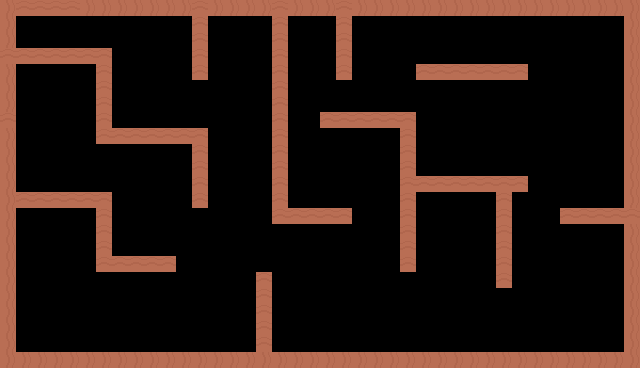

This game map was drawn from its Tiled (.tmx) file and the tilesets committed beside it. A one-line description and the full map source follow:
An orthogonal 40x23 tile map with 16x16 px tiles, 1 tile layer (Tile Layer 1) and 34 objects (22x ColllisionRecs, 4x Fruit, 4x Diamond, 2x Shrinker, Player, ...).

<map version="1.10" tiledversion="1.10.2" orientation="orthogonal" renderorder="right-down" width="40" height="23" tilewidth="16" tileheight="16" infinite="0" nextlayerid="4" nextobjectid="62">
 <tileset firstgid="1" source="maize.tsx" />
 <layer id="1" name="Tile Layer 1" width="40" height="23">
  <data encoding="csv">
2684354590,30,30,30,30,2684354590,2684354590,2684354590,2684354590,2684354590,2684354590,2684354590,30,2684354590,2684354590,2684354590,2684354590,30,2684354590,2684354590,2684354590,30,2684354590,2684354590,2684354590,2684354590,2684354590,2684354590,2684354590,2684354590,2684354590,2684354590,2684354590,2684354590,2684354590,2684354590,2684354590,2684354590,2684354590,2684354590,
2684354590,0,0,0,0,0,0,0,0,0,0,0,30,0,0,0,0,30,0,0,0,30,0,0,0,0,0,0,0,0,0,0,0,0,0,0,0,0,0,2684354590,
2684354590,0,0,0,0,0,0,0,0,0,0,0,30,0,0,0,0,30,0,0,0,30,0,0,0,0,0,0,0,0,0,0,0,0,0,0,0,0,0,2684354590,
30,30,30,30,30,30,30,0,0,0,0,0,30,0,0,0,0,30,0,0,0,30,0,0,0,0,0,0,0,0,0,0,0,0,0,0,0,0,0,2684354590,
2684354590,0,0,0,0,0,30,0,0,0,0,0,30,0,0,0,0,30,0,0,0,30,0,0,0,0,30,30,30,30,30,30,30,0,0,0,0,0,0,2684354590,
2684354590,0,0,0,0,0,30,0,0,0,0,0,0,0,0,0,0,30,0,0,0,0,0,0,0,0,0,0,0,0,0,0,0,0,0,0,0,0,0,2684354590,
2684354590,0,0,0,0,0,30,0,0,0,0,0,0,0,0,0,0,30,0,0,0,0,0,0,0,0,0,0,0,0,0,0,0,0,0,0,0,0,0,2684354590,
30,0,0,0,0,0,30,0,0,0,0,0,0,0,0,0,0,30,0,0,30,30,30,30,30,30,0,0,0,0,0,0,0,0,0,0,0,0,0,2684354590,
2684354590,0,0,0,0,0,30,30,30,30,30,30,30,0,0,0,0,30,0,0,0,0,0,0,0,30,0,0,0,0,0,0,0,0,0,0,0,0,0,2684354590,
2684354590,0,0,0,0,0,0,0,0,0,0,0,30,0,0,0,0,30,0,0,0,0,0,0,0,30,0,0,0,0,0,0,0,0,0,0,0,0,0,2684354590,
2684354590,0,0,0,0,0,0,0,0,0,0,0,30,0,0,0,0,30,0,0,0,0,0,0,0,30,0,0,0,0,0,0,0,0,0,0,0,0,0,2684354590,
2684354590,0,0,0,0,0,0,0,0,0,0,0,30,0,0,0,0,30,0,0,0,0,0,0,0,30,30,30,30,30,30,30,30,0,0,0,0,0,0,2684354590,
2684354590,30,30,30,30,30,30,0,0,0,0,0,30,0,0,0,0,30,0,0,0,0,0,0,0,30,0,0,0,0,0,30,0,0,0,0,0,0,0,2684354590,
2684354590,0,0,0,0,0,30,0,0,0,0,0,0,0,0,0,0,30,30,30,30,30,0,0,0,30,0,0,0,0,0,30,0,0,0,30,30,30,30,30,
2684354590,0,0,0,0,0,30,0,0,0,0,0,0,0,0,0,0,0,0,0,0,0,0,0,0,30,0,0,0,0,0,30,0,0,0,0,0,0,0,2684354590,
2684354590,0,0,0,0,0,30,0,0,0,0,0,0,0,0,0,0,0,0,0,0,0,0,0,0,30,0,0,0,0,0,30,0,0,0,0,0,0,0,2684354590,
2684354590,0,0,0,0,0,30,30,30,30,30,0,0,0,0,0,0,0,0,0,0,0,0,0,0,30,0,0,0,0,0,30,0,0,0,0,0,0,0,2684354590,
2684354590,0,0,0,0,0,0,0,0,0,0,0,0,0,0,0,30,0,0,0,0,0,0,0,0,0,0,0,0,0,0,30,0,0,0,0,0,0,0,2684354590,
2684354590,0,0,0,0,0,0,0,0,0,0,0,0,0,0,0,30,0,0,0,0,0,0,0,0,0,0,0,0,0,0,0,0,0,0,0,0,0,0,2684354590,
2684354590,0,0,0,0,0,0,0,0,0,0,0,0,0,0,0,30,0,0,0,0,0,0,0,0,0,0,0,0,0,0,0,0,0,0,0,0,0,0,2684354590,
2684354590,0,0,0,0,0,0,0,0,0,0,0,0,0,0,0,30,0,0,0,0,0,0,0,0,0,0,0,0,0,0,0,0,0,0,0,0,0,0,2684354590,
2684354590,0,0,0,0,0,0,0,0,0,0,0,0,0,0,0,30,0,0,0,0,0,0,0,0,0,0,0,0,0,0,0,0,0,0,0,0,0,0,2684354590,
2684354590,2684354590,2684354590,2684354590,2684354590,2684354590,2684354590,2684354590,2684354590,2684354590,2684354590,2684354590,2684354590,2684354590,2684354590,2684354590,2684354590,2684354590,2684354590,2684354590,2684354590,2684354590,2684354590,2684354590,2684354590,2684354590,2684354590,2684354590,2684354590,2684354590,2684354590,2684354590,2684354590,2684354590,2684354590,2684354590,2684354590,2684354590,2684354590,2684354590
</data>
 </layer>
 <objectgroup id="2" name="Spawnpoints">
  <object id="1" name="Player" type="Player" x="43.6667" y="294.666" width="16" height="16" />
  <object id="2" name="Orange" type="Fruit" x="33.917" y="145.833" width="16.6667" height="16" />
  <object id="3" name="Diamond" type="Diamond" x="560" y="160" width="16.6667" height="16" />
  <object id="4" name="Shrinker" type="Shrinker" x="34.1684" y="83.1589" width="15.1667" height="15.5" />
  <object id="38" name="Shrinker" type="Shrinker" x="60.1684" y="82.4923" width="15.1667" height="15.5" />
  <object id="5" name="Orange" type="Fruit" x="359.584" y="323.5" width="15" height="15" />
  <object id="6" name="Orange" type="Fruit" x="452.584" y="248.167" width="15" height="15" />
  <object id="19" name="Diamond" type="Diamond" x="360.333" y="149.334" width="16.6667" height="16" />
  <object id="20" name="Diamond" type="Diamond" x="496.333" y="105.333" width="16.6667" height="16" />
  <object id="21" name="Diamond" type="Diamond" x="148.023" y="37.8175" width="16.6667" height="16" />
  <object id="31" name="trophy" type="trophy" x="584.515" y="25.7255" width="23.1364" height="28.5909" />
  <object id="39" name="Orange" type="Fruit" x="65" y="164.667" width="16.6667" height="16" />
 </objectgroup>
 <objectgroup id="3" name="Collisions">
  <object id="7" name="ColllisionRecs" type="ColllisionRecs" x="-2.25" y="4.625" width="621.333" height="9.33333" />
  <object id="8" name="ColllisionRecs" type="ColllisionRecs" x="2" y="352" width="624.333" height="5.33333" />
  <object id="15" name="ColllisionRecs" type="ColllisionRecs" x="399.834" y="177" width="127" height="14.8333" />
  <object id="40" name="ColllisionRecs" type="ColllisionRecs" x="417.834" y="63.6667" width="110.333" height="14.8333" />
  <object id="26" name="ColllisionRecs" type="ColllisionRecs" x="621.334" y="4.66667" width="16" height="352.667" />
  <object id="27" name="ColllisionRecs" type="ColllisionRecs" x="1.33333" y="18.6667" width="16" height="336" />
  <object id="41" name="ColllisionRecs" type="ColllisionRecs" x="321.5" y="112.583" width="93.0603" height="14.8333" />
  <object id="42" name="ColllisionRecs" type="ColllisionRecs" x="97.5002" y="128.583" width="110.333" height="14.8333" />
  <object id="43" name="ColllisionRecs" type="ColllisionRecs" x="18.1668" y="48.5833" width="92.9997" height="14.8333" />
  <object id="44" name="ColllisionRecs" type="ColllisionRecs" x="17.5002" y="192.583" width="94.333" height="14.8333" />
  <object id="45" name="ColllisionRecs" type="ColllisionRecs" x="561.833" y="209.25" width="59" height="14.8333" />
  <object id="46" name="ColllisionRecs" type="ColllisionRecs" x="96.6667" y="199.333" width="16" height="71.3333" />
  <object id="47" name="ColllisionRecs" type="ColllisionRecs" x="192.667" y="13.6667" width="16" height="64.6666" />
  <object id="48" name="ColllisionRecs" type="ColllisionRecs" x="96" y="58.3334" width="16" height="71.3333" />
  <object id="49" name="ColllisionRecs" type="ColllisionRecs" x="336.667" y="12.3334" width="16" height="64.6666" />
  <object id="50" name="ColllisionRecs" type="ColllisionRecs" x="273.333" y="15.6667" width="16" height="205.333" />
  <object id="51" name="ColllisionRecs" type="ColllisionRecs" x="190.667" y="133.333" width="16" height="73.9997" />
  <object id="52" name="ColllisionRecs" type="ColllisionRecs" x="399.333" y="129" width="16" height="140.666" />
  <object id="53" name="ColllisionRecs" type="ColllisionRecs" x="496" y="177" width="16" height="109.999" />
  <object id="54" name="ColllisionRecs" type="ColllisionRecs" x="256" y="272.334" width="16" height="77.3323" />
  <object id="57" name="ColllisionRecs" type="ColllisionRecs" x="291.167" y="209.25" width="59" height="14.8333" />
  <object id="58" name="ColllisionRecs" type="ColllisionRecs" x="115.167" y="257.25" width="60.3333" height="14.8333" />
 </objectgroup>
</map>
